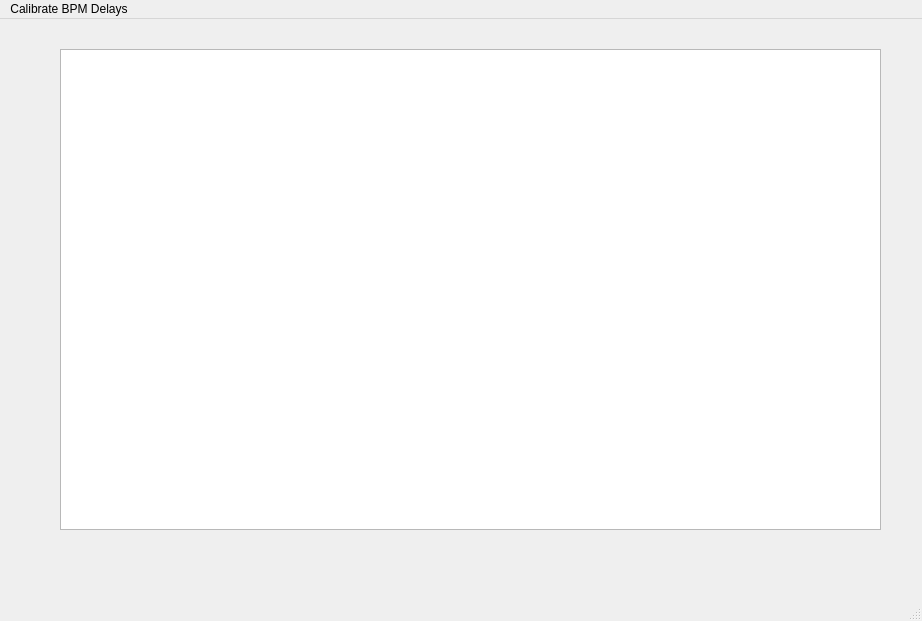
<?xml version="1.0" encoding="UTF-8"?>
<ui version="4.0">
 <class>MainWindow</class>
 <widget class="QMainWindow" name="MainWindow">
  <property name="geometry">
   <rect>
    <x>0</x>
    <y>0</y>
    <width>922</width>
    <height>621</height>
   </rect>
  </property>
  <property name="windowTitle">
   <string>MainWindow</string>
  </property>
  <widget class="QWidget" name="centralwidget">
   <widget class="QGraphicsView" name="graphicsView">
    <property name="geometry">
     <rect>
      <x>60</x>
      <y>30</y>
      <width>821</width>
      <height>481</height>
     </rect>
    </property>
   </widget>
  </widget>
  <widget class="QMenuBar" name="menubar">
   <property name="geometry">
    <rect>
     <x>0</x>
     <y>0</y>
     <width>922</width>
     <height>21</height>
    </rect>
   </property>
   <widget class="QMenu" name="menuCalibrate_BPM_Delays">
    <property name="title">
     <string>Calibrate BPM Delays</string>
    </property>
   </widget>
   <addaction name="menuCalibrate_BPM_Delays"/>
  </widget>
  <widget class="QStatusBar" name="statusbar"/>
 </widget>
 <resources/>
 <connections/>
</ui>
